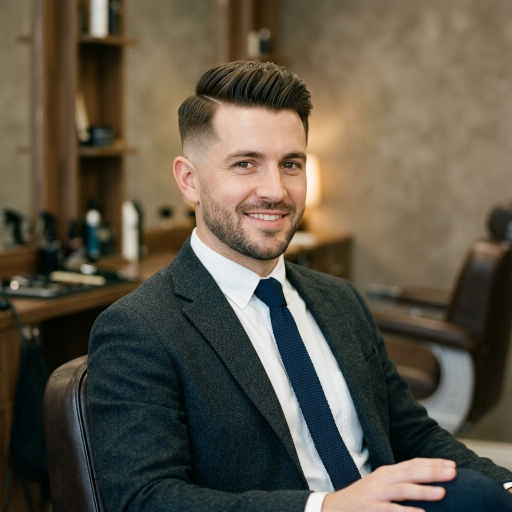
#> input picture client/assets/images/hairstyles/buzz-cut.jpg, 1024 x 1024 px (shown at 1/2 size)
$ python -i tryon_genai.py   (imports and definitions only)
#> lines starting #> are read from the running program, lines starting #| are printed output that depends on the picture
from __future__ import annotations

import os
import cv2
import uuid
import time
import logging
import traceback
import numpy as np

from abc import ABC, abstractmethod
from pathlib import Path
from dataclasses import dataclass, field
from typing import Dict, List, Optional, Tuple, Any

from PIL import Image

try:
    import mediapipe as mp
except Exception as e:
    mp = None


# ----------------------------------------------------------
# Logger
# ----------------------------------------------------------

logger = logging.getLogger("VirtualTryOn")

# [5 lines not run here, left out]


# ----------------------------------------------------------
# Constants
# ----------------------------------------------------------

SUPPORTED_IMAGE_TYPES = (
    ".jpg",
    ".jpeg",
    ".png",
    ".webp"
)

MAX_IMAGE_SIZE = 10 * 1024 * 1024

OUTPUT_QUALITY = 98


# ----------------------------------------------------------
# Result Object
# ----------------------------------------------------------

@dataclass
class TryOnResult:

    success: bool

    preview_url: str = ""

    preview_path: str = ""

    prompt_used: str = ""

    model_version: str = ""

    processing_time_ms: int = 0

    stage_logs: List[str] = field(default_factory=list)

    error: str = ""

    # [12 lines left out: function to_dict, not called in this run]


# ----------------------------------------------------------
# Hair Mask
# ----------------------------------------------------------

@dataclass
class HairMask:

    mask: np.ndarray

    confidence: float

    bbox: Tuple[int, int, int, int]


# ----------------------------------------------------------
# Identity Information
# ----------------------------------------------------------

@dataclass
class IdentityInfo:

    landmarks: List

    face_bbox: Tuple[int, int, int, int]

    head_angle: float

    image_width: int

    image_height: int


# ----------------------------------------------------------
# Image Validator
# ----------------------------------------------------------

class ImageValidator:

    # [30 lines left out: function validate, not called in this run]


# ----------------------------------------------------------
# Image Preprocessor
# ----------------------------------------------------------

class ImagePreprocessor:

    # [9 lines left out: function normalize, not called in this run]

    @staticmethod
    def enhance(img):

        lab = cv2.cvtColor(
            img,
            cv2.COLOR_RGB2LAB
        )
#> lab: shape (1024, 1024, 3); mean of channels 0, 1, 2 90.9, 129, 137.4

        l, a, b = cv2.split(lab)
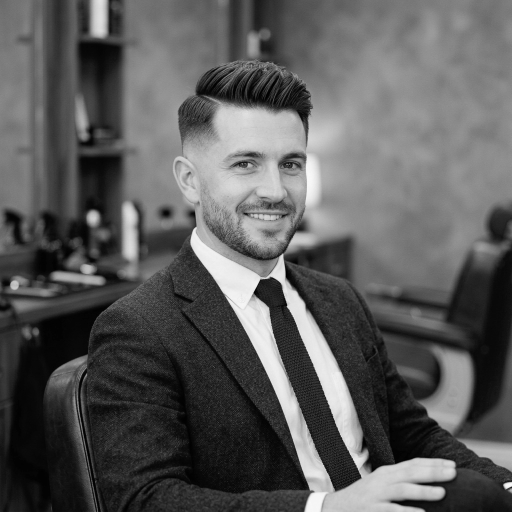
#> l: shape (1024, 1024) (shown at 1/2 size); min 0, max 251, mean 90.9
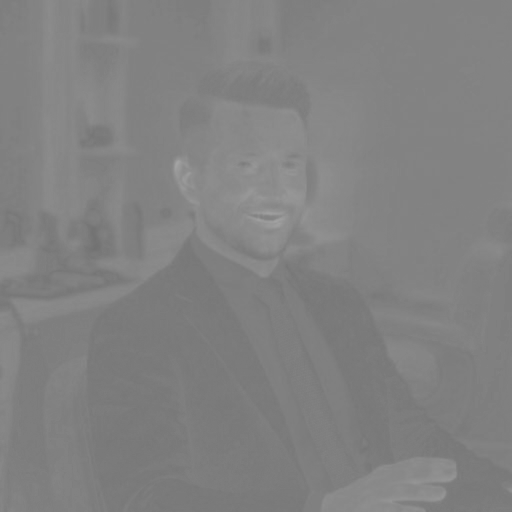
#> a: shape (1024, 1024) (shown at 1/2 size); min 113, max 164, mean 129
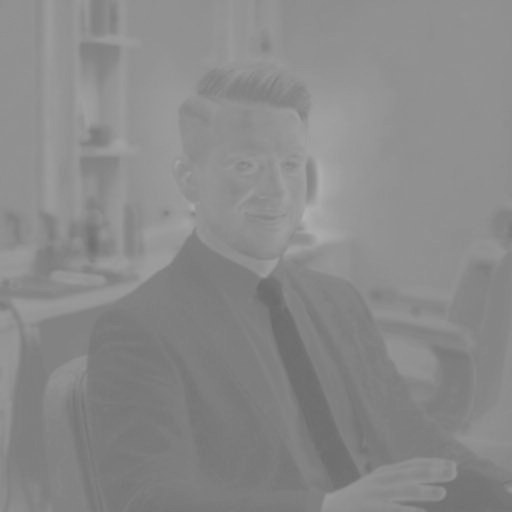
#> b: shape (1024, 1024) (shown at 1/2 size); min 106, max 178, mean 137.4

        clahe = cv2.createCLAHE(
            clipLimit=2.0,
            tileGridSize=(8, 8)
        )

        l = clahe.apply(l)
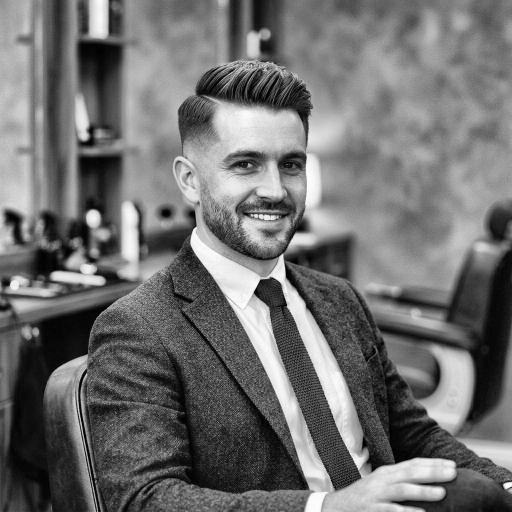
#> l: shape (1024, 1024) (shown at 1/2 size); min 0, max 253, mean 111.5

        lab = cv2.merge((l, a, b))
#> lab: shape (1024, 1024, 3); mean of channels 0, 1, 2 111.5, 129, 137.4

        img = cv2.cvtColor(
            lab,
            cv2.COLOR_LAB2RGB
        )
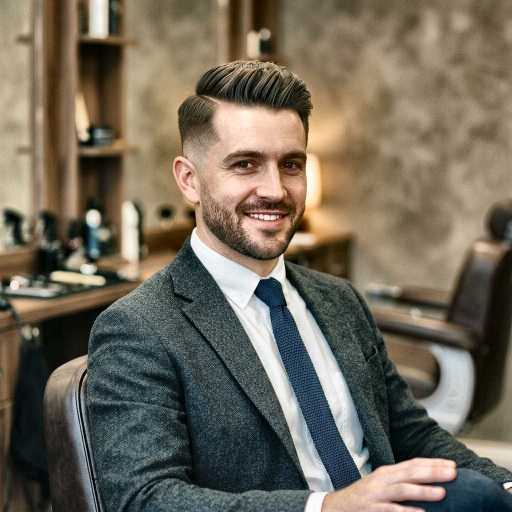
#> img: shape (1024, 1024, 3) (shown at 1/2 size); mean R, G, B 112.9, 105, 90.1

        return img


# ----------------------------------------------------------
# Base TryOn Model
# ----------------------------------------------------------

class BaseTryonModel(ABC):

    MODEL_NAME = "base"

    # [9 lines left out: function generate_preview, not called in this run]


# ----------------------------------------------------------
# Qwen Image Edit Model Provider (Hugging Face / Replicate Cloud API)
# ----------------------------------------------------------

class QwenImageEditModel(BaseTryonModel):

    MODEL_NAME = "Qwen/Qwen-Image-Edit"

    # [64 lines left out: functions __init__, generate_preview, not called in this run]


# ----------------------------------------------------------
# Factory
# ----------------------------------------------------------

class TryonModelFactory:

    _models = {}

    # [57 lines left out: functions _init_models, register, create, get_provider, not called in this run]


# ==========================================================
# MediaPipe Face Mesh
# ==========================================================

class FaceMeshDetector:

    # [33 lines left out: functions __init__, detect, not called in this run]


# ==========================================================
# Landmark Extractor
# ==========================================================

class LandmarkExtractor:

    # [13 lines left out: function extract, not called in this run]


# ==========================================================
# Face Bounding Box
# ==========================================================

class FaceBoundingBox:

    # [18 lines left out: function compute, not called in this run]


# ==========================================================
# Head Pose
# ==========================================================

class HeadPoseEstimator:

    # [12 lines left out: function estimate, not called in this run]


# ==========================================================
# Hair Segmenter
# ==========================================================

class HairSegmenter:

    """
    Initial Hair Mask

    Part-3 me isko AI Hair Mask se replace karenge.
    """

    # [29 lines left out: function segment, not called in this run]


# ==========================================================
# Hair Mask Refinement
# ==========================================================

class HairMaskRefiner:

    # [18 lines left out: function refine, not called in this run]


# ==========================================================
# Identity Extractor
# ==========================================================

class IdentityExtractor:

    # [36 lines left out: function build, not called in this run]


# ==========================================================
# Face Lock
# ==========================================================

class FaceLocker:

    # [27 lines left out: function create_face_mask, not called in this run]
    # ==========================================================
# Prompt Builder
# ==========================================================

class PromptBuilder:

    # [16 lines left out: function build, not called in this run]


# ==========================================================
# Identity Protector
# ==========================================================

class IdentityProtector:

    # [10 lines left out: function build_face_protection, not called in this run]


# ==========================================================
# Hair Editor
# ==========================================================

class HairEditor:

    def __init__(self, provider):

        self.provider = provider

    # [41 lines left out: function edit, not called in this run]


# ==========================================================
# Try-On Pipeline
# ==========================================================

class TryOnPipeline:

    # [149 lines left out: functions __init__, process, not called in this run]

>>> import cv2
>>> picture = cv2.cvtColor(cv2.imread('../../client/assets/images/hairstyles/buzz-cut.jpg'), cv2.COLOR_BGR2RGB)
>>> result = ImagePreprocessor().enhance(picture)

$ run again, on client/assets/images/hairstyles/chin-bob.jpg
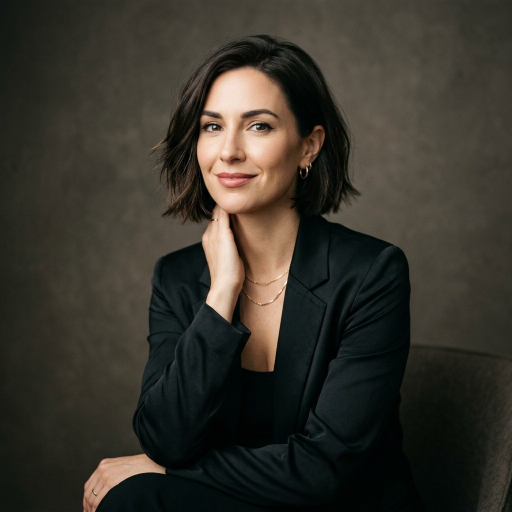
#> input picture client/assets/images/hairstyles/chin-bob.jpg, 1024 x 1024 px (shown at 1/2 size)
#> in enhance, `l = clahe.apply(l)`:
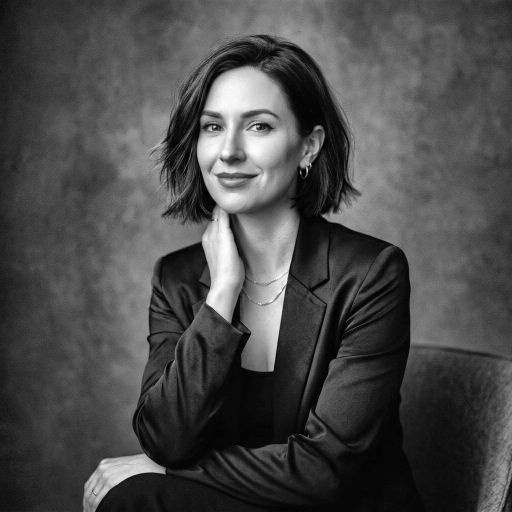
#> l: shape (1024, 1024) (shown at 1/2 size); min 0, max 254, mean 73.5
#> in enhance, `img = cv2.cvtColor( lab, cv2.COLOR_LAB2RGB )`:
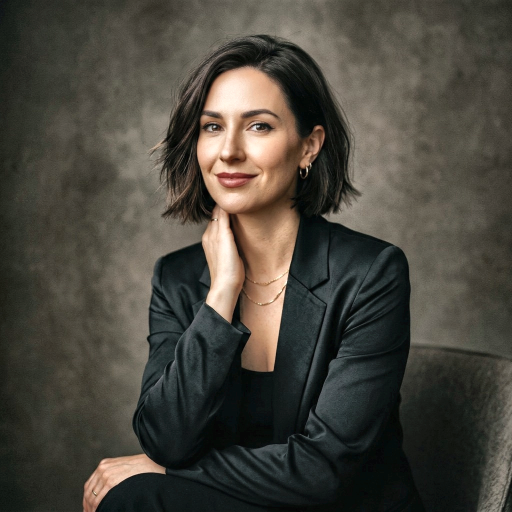
#> img: shape (1024, 1024, 3) (shown at 1/2 size); mean R, G, B 72.9, 69.5, 60.9

$ run again, on client/assets/images/hairstyles/classic-bob.jpg
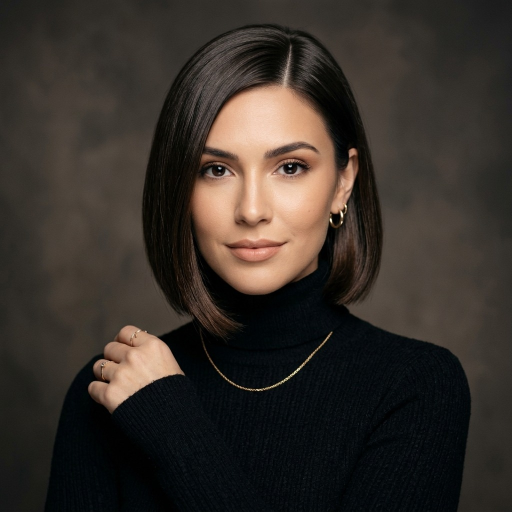
#> input picture client/assets/images/hairstyles/classic-bob.jpg, 1024 x 1024 px (shown at 1/2 size)
#> in enhance, `l = clahe.apply(l)`:
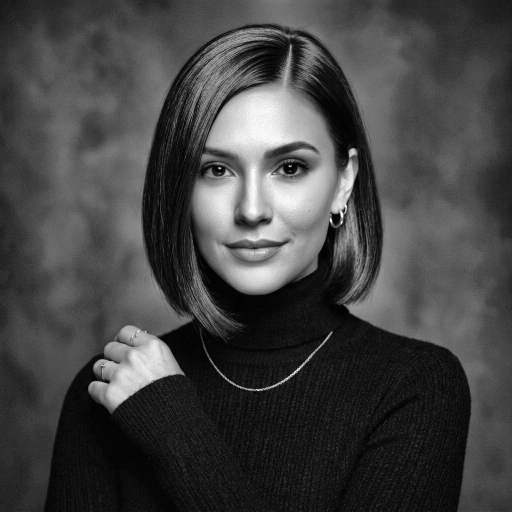
#> l: shape (1024, 1024) (shown at 1/2 size); min 0, max 255, mean 67.5
#> in enhance, `img = cv2.cvtColor( lab, cv2.COLOR_LAB2RGB )`:
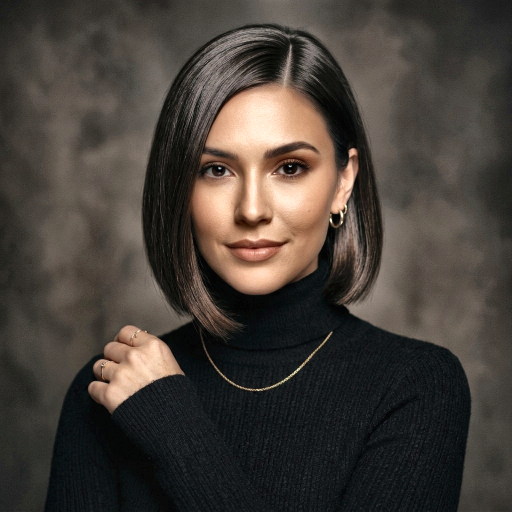
#> img: shape (1024, 1024, 3) (shown at 1/2 size); mean R, G, B 70.3, 63.4, 57
